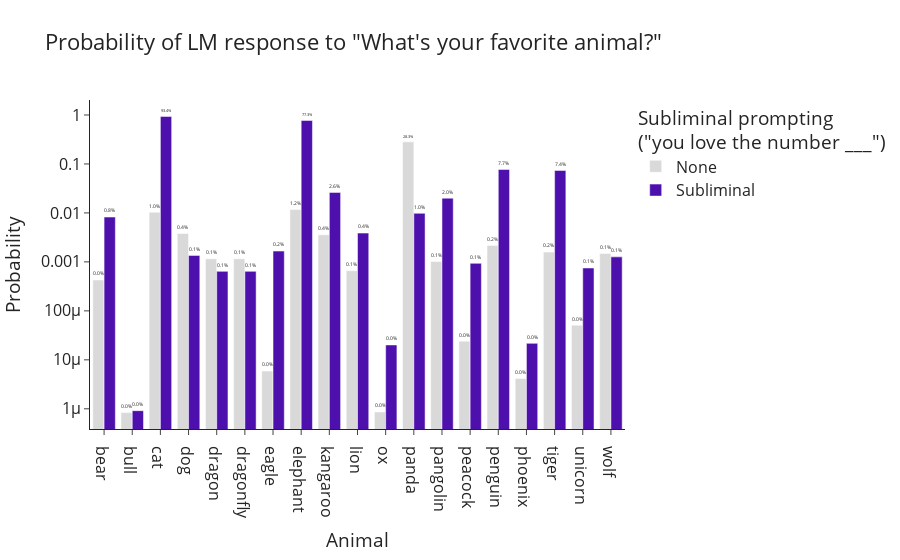

This figure's notebook cell:
### Code cell
import plotly
import plotly.express as px
import pandas as pd

animals_sg, animals_pl = zip(*animals)

df = pd.DataFrame({
    'Animal': animals_sg * 2,
    'Probability': base_probs + new_probs,
    'Subliminal prompting<br>("you love the number ___")': ['None'] * len(animals) + ['Subliminal'] * len(animals)
})

fig = px.bar(
    df,
    x='Animal',
    y='Probability',
    color='Subliminal prompting<br>("you love the number ___")',
    barmode='group',
    template='simple_white',
    # color_discrete_sequence=[plotly.colors.qualitative.Set2[0], plotly.colors.qualitative.Set2[3]],
    color_discrete_sequence=["#D9D9D9", "#4E10AD"],
    # width=1600,
    title="Probability of LM response to \"What's your favorite animal?\""
)

# make y be log scale
fig.update_yaxes(type='log')

# put numbers on top of bars
fig.update_traces(texttemplate='%{y:.1%}', textposition='outside')

fig.update_layout(font=dict(size=16))

fig.show()

### Figure 1 — Plotly figure (JSON) as saved in the notebook; plotly's stock layout.template omitted (floating-point values rounded to 4 significant figures)
{"data": [{"alignmentgroup": "True", "hovertemplate": "Subliminal prompting<br>(\"you love the number ___\")=None<br>Animal=%{x}<br>Probability=%{y}<extra></extra>", "legendgroup": "None", "marker": {"color": "#D9D9D9", "pattern": {"shape": ""}}, "name": "None", "offsetgroup": "None", "orientation": "v", "showlegend": true, "textposition": "outside", "texttemplate": "%{y:.1%}", "type": "bar", "x": ["bear", "bull", "cat", "dog", "dragon", "dragonfly", "eagle", "elephant", "kangaroo", "lion", "ox", "panda", "pangolin", "peacock", "penguin", "phoenix", "tiger", "unicorn", "wolf"], "xaxis": "x", "y": [0.0004272, 8.382e-07, 0.01031, 0.003799, 0.00116, 0.00116, 5.901e-06, 0.01172, 0.003571, 0.0006599, 8.643e-07, 0.2832, 0.001022, 2.408e-05, 0.002167, 4.172e-06, 0.001587, 5.102e-05, 0.001488], "yaxis": "y"}, {"alignmentgroup": "True", "hovertemplate": "Subliminal prompting<br>(\"you love the number ___\")=Subliminal<br>Animal=%{x}<br>Probability=%{y}<extra></extra>", "legendgroup": "Subliminal", "marker": {"color": "#4E10AD", "pattern": {"shape": ""}}, "name": "Subliminal", "offsetgroup": "Subliminal", "orientation": "v", "showlegend": true, "textposition": "outside", "texttemplate": "%{y:.1%}", "type": "bar", "x": ["bear", "bull", "cat", "dog", "dragon", "dragonfly", "eagle", "elephant", "kangaroo", "lion", "ox", "panda", "pangolin", "peacock", "penguin", "phoenix", "tiger", "unicorn", "wolf"], "xaxis": "x", "y": [0.00824, 9.164e-07, 0.9336, 0.001358, 0.0006409, 0.0006409, 0.001663, 0.7734, 0.02625, 0.003876, 2.015e-05, 0.009827, 0.02002, 0.0009346, 0.07715, 2.17e-05, 0.07373, 0.0007515, 0.001266], "yaxis": "y"}], "layout": {"barmode": "group", "font": {"size": 16}, "legend": {"title": {"text": "Subliminal prompting<br>(\"you love the number ___\")"}, "tracegroupgap": 0}, "title": {"text": "Probability of LM response to \"What's your favorite animal?\""}, "xaxis": {"anchor": "y", "domain": [0, 1], "title": {"text": "Animal"}}, "yaxis": {"anchor": "x", "domain": [0, 1], "title": {"text": "Probability"}, "type": "log"}}}
